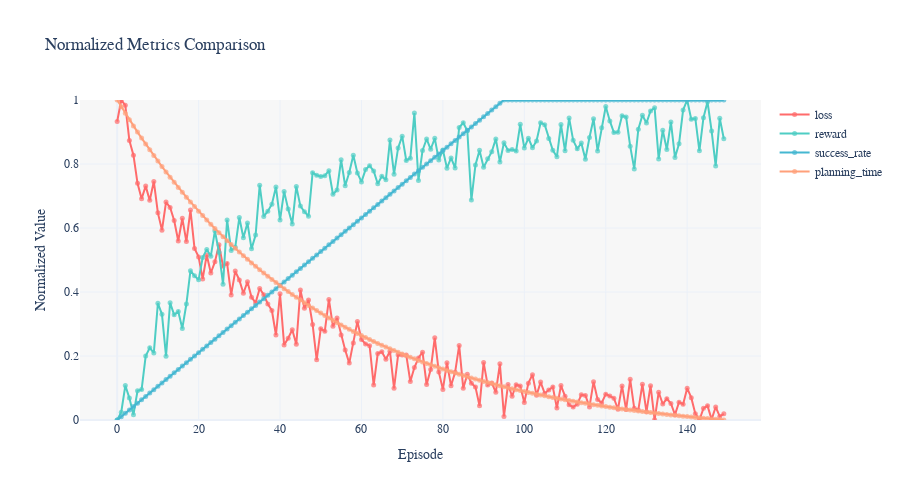

This figure's notebook cell:
### Markdown cell above
## 6. Comparison Across Multiple Metrics

### Code cell
# Compare all metrics on normalized scale
fig_compare = dashboard.create_comparison_plot(
    metrics=["loss", "reward", "success_rate", "planning_time"],
    filename="metrics_comparison.html"
)
fig_compare.show()

print("= Metrics comparison plot created")

### Figure 1 — Plotly figure (JSON) as saved in the notebook; plotly's stock layout.template omitted (floating-point values rounded to 4 significant figures; data arrays with more than 128 entries replaced by an {"elided": "..."} marker saying what was removed)
{"data": [{"hovertemplate": "loss (normalized): %{y:.4f}<br>Episode: %{x}", "line": {"color": "#FF6B6B", "width": 2}, "marker": {"opacity": 0.7, "size": 5}, "mode": "lines+markers", "name": "loss", "type": "scatter", "x": {"elided": "150 int values"}, "y": {"elided": "150 float values"}}, {"hovertemplate": "reward (normalized): %{y:.4f}<br>Episode: %{x}", "line": {"color": "#4ECDC4", "width": 2}, "marker": {"opacity": 0.7, "size": 5}, "mode": "lines+markers", "name": "reward", "type": "scatter", "x": {"elided": "150 int values"}, "y": {"elided": "150 float values"}}, {"hovertemplate": "success_rate (normalized): %{y:.4f}<br>Episode: %{x}", "line": {"color": "#45B7D1", "width": 2}, "marker": {"opacity": 0.7, "size": 5}, "mode": "lines+markers", "name": "success_rate", "type": "scatter", "x": {"elided": "150 int values"}, "y": {"elided": "150 float values"}}, {"hovertemplate": "planning_time (normalized): %{y:.4f}<br>Episode: %{x}", "line": {"color": "#FFA07A", "width": 2}, "marker": {"opacity": 0.7, "size": 5}, "mode": "lines+markers", "name": "planning_time", "type": "scatter", "x": {"elided": "150 int values"}, "y": {"elided": "150 float values"}}], "layout": {"font": {"family": "Arial, sans-serif", "size": 12}, "height": 500, "hovermode": "x unified", "paper_bgcolor": "white", "plot_bgcolor": "rgba(240, 240, 240, 0.5)", "title": {"text": "Normalized Metrics Comparison"}, "xaxis": {"title": {"text": "Episode"}}, "yaxis": {"range": [0, 1], "title": {"text": "Normalized Value"}}}}
